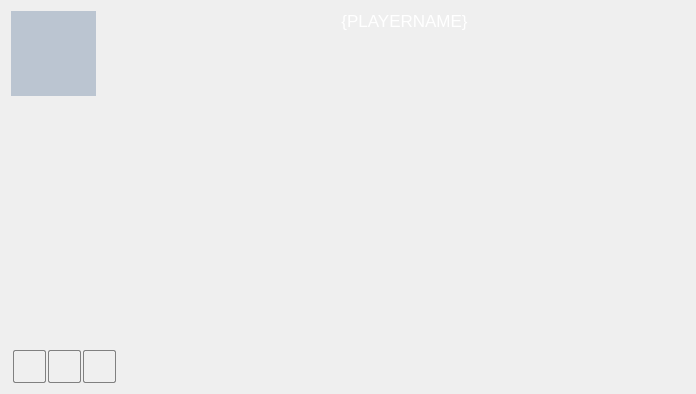
<?xml version="1.0" encoding="UTF-8"?>
<ui version="4.0">
 <class>LocalPlayerWidget</class>
 <widget class="QWidget" name="LocalPlayerWidget">
  <property name="geometry">
   <rect>
    <x>0</x>
    <y>0</y>
    <width>696</width>
    <height>394</height>
   </rect>
  </property>
  <property name="sizePolicy">
   <sizepolicy hsizetype="Preferred" vsizetype="Preferred">
    <horstretch>0</horstretch>
    <verstretch>0</verstretch>
   </sizepolicy>
  </property>
  <property name="minimumSize">
   <size>
    <width>0</width>
    <height>0</height>
   </size>
  </property>
  <property name="baseSize">
   <size>
    <width>0</width>
    <height>0</height>
   </size>
  </property>
  <property name="windowTitle">
   <string>Form</string>
  </property>
  <property name="styleSheet">
   <string notr="true">QToolButton {
	width: 28px;
	height: 28px;
	border: 1px solid gray;
	border-radius: 2px;
    background-color: qlineargradient(x1: 0, y1: 0, x2: 0, y2: 1,
                                       stop: 0 #f6f7fa, stop: 1 #dadbde);

}
QToolButton:pressed {
	background-color: qlineargradient(x1: 0, y1: 0, x2: 0, y2: 1,
                                       stop: 0 #dadbde, stop: 1 #f6f7fa);
 }

QToolButton:checked {
	background-color: qlineargradient(x1: 0, y1: 0, x2: 0, y2: 1,
                                       stop: 0 #da5b5e, stop: 1 #f6676a);
}

QToolButton:default {
     border-color: navy; 
}</string>
  </property>
  <layout class="QHBoxLayout" name="horizontalLayout_3">
   <property name="spacing">
    <number>4</number>
   </property>
   <item>
    <layout class="QGridLayout" name="gridLayout">
     <property name="horizontalSpacing">
      <number>4</number>
     </property>
     <property name="verticalSpacing">
      <number>0</number>
     </property>
     <item row="1" column="0" colspan="2">
      <layout class="QHBoxLayout" name="horizontalLayout_2">
       <item>
        <widget class="QToolButton" name="mp_buttonEndTurn">
         <property name="toolTip">
          <string>End of your turn</string>
         </property>
         <property name="styleSheet">
          <string/>
         </property>
         <property name="icon">
          <iconset resource="resources/client.qrc">
           <normaloff>:/icons/turn.png</normaloff>:/icons/turn.png</iconset>
         </property>
         <property name="iconSize">
          <size>
           <width>33</width>
           <height>33</height>
          </size>
         </property>
        </widget>
       </item>
       <item>
        <widget class="QToolButton" name="mp_buttonPass">
         <property name="toolTip">
          <string>Do not react - you will lose a life point,</string>
         </property>
         <property name="icon">
          <iconset resource="resources/client.qrc">
           <normaloff>:/icons/pass.png</normaloff>:/icons/pass.png</iconset>
         </property>
         <property name="iconSize">
          <size>
           <width>33</width>
           <height>33</height>
          </size>
         </property>
        </widget>
       </item>
       <item>
        <widget class="QToolButton" name="mp_buttonDiscard">
         <property name="toolTip">
          <string>Discard cards before end of your turn.</string>
         </property>
         <property name="icon">
          <iconset resource="resources/client.qrc">
           <normaloff>:/icons/discard.png</normaloff>:/icons/discard.png</iconset>
         </property>
         <property name="iconSize">
          <size>
           <width>33</width>
           <height>33</height>
          </size>
         </property>
         <property name="checkable">
          <bool>true</bool>
         </property>
        </widget>
       </item>
      </layout>
     </item>
     <item row="0" column="0">
      <layout class="QVBoxLayout" name="verticalLayout_3">
       <property name="spacing">
        <number>2</number>
       </property>
       <item>
        <widget class="QLabel" name="mp_labelAvatar">
         <property name="sizePolicy">
          <sizepolicy hsizetype="Fixed" vsizetype="Fixed">
           <horstretch>0</horstretch>
           <verstretch>0</verstretch>
          </sizepolicy>
         </property>
         <property name="minimumSize">
          <size>
           <width>85</width>
           <height>85</height>
          </size>
         </property>
         <property name="maximumSize">
          <size>
           <width>85</width>
           <height>85</height>
          </size>
         </property>
         <property name="styleSheet">
          <string notr="true">background-color: rgba(30, 70, 120, 64);
color: white;
font: oblique 7pt &quot;DejaVu Sans&quot;;</string>
         </property>
         <property name="text">
          <string/>
         </property>
         <property name="textFormat">
          <enum>Qt::PlainText</enum>
         </property>
         <property name="alignment">
          <set>Qt::AlignCenter</set>
         </property>
        </widget>
       </item>
       <item>
        <widget class="client::CardWidget" name="mp_roleCardWidget" native="true"/>
       </item>
       <item>
        <spacer name="verticalSpacer_2">
         <property name="orientation">
          <enum>Qt::Vertical</enum>
         </property>
         <property name="sizeHint" stdset="0">
          <size>
           <width>20</width>
           <height>0</height>
          </size>
         </property>
        </spacer>
       </item>
      </layout>
     </item>
     <item row="0" column="1">
      <layout class="QVBoxLayout" name="verticalLayout_2">
       <item>
        <widget class="client::CharacterWidget" name="mp_characterWidget" native="true"/>
       </item>
       <item>
        <spacer name="verticalSpacer_3">
         <property name="orientation">
          <enum>Qt::Vertical</enum>
         </property>
         <property name="sizeHint" stdset="0">
          <size>
           <width>20</width>
           <height>0</height>
          </size>
         </property>
        </spacer>
       </item>
      </layout>
     </item>
    </layout>
   </item>
   <item>
    <layout class="QVBoxLayout" name="verticalLayout">
     <item>
      <layout class="QHBoxLayout" name="horizontalLayout">
       <property name="spacing">
        <number>0</number>
       </property>
       <item>
        <widget class="QLabel" name="mp_labelPlayerName">
         <property name="sizePolicy">
          <sizepolicy hsizetype="Expanding" vsizetype="Fixed">
           <horstretch>0</horstretch>
           <verstretch>0</verstretch>
          </sizepolicy>
         </property>
         <property name="font">
          <font>
           <pointsize>13</pointsize>
          </font>
         </property>
         <property name="styleSheet">
          <string notr="true">color: white;</string>
         </property>
         <property name="frameShape">
          <enum>QFrame::NoFrame</enum>
         </property>
         <property name="text">
          <string>{PLAYERNAME}</string>
         </property>
         <property name="scaledContents">
          <bool>false</bool>
         </property>
         <property name="alignment">
          <set>Qt::AlignHCenter|Qt::AlignTop</set>
         </property>
        </widget>
       </item>
      </layout>
     </item>
     <item>
      <spacer name="verticalSpacer">
       <property name="orientation">
        <enum>Qt::Vertical</enum>
       </property>
       <property name="sizeHint" stdset="0">
        <size>
         <width>20</width>
         <height>0</height>
        </size>
       </property>
      </spacer>
     </item>
     <item>
      <widget class="client::CardListWidget" name="mp_table" native="true">
       <property name="sizePolicy">
        <sizepolicy hsizetype="Expanding" vsizetype="Fixed">
         <horstretch>0</horstretch>
         <verstretch>0</verstretch>
        </sizepolicy>
       </property>
       <property name="minimumSize">
        <size>
         <width>0</width>
         <height>75</height>
        </size>
       </property>
      </widget>
     </item>
     <item>
      <widget class="client::CardListWidget" name="mp_hand" native="true">
       <property name="sizePolicy">
        <sizepolicy hsizetype="Expanding" vsizetype="Fixed">
         <horstretch>0</horstretch>
         <verstretch>0</verstretch>
        </sizepolicy>
       </property>
       <property name="minimumSize">
        <size>
         <width>0</width>
         <height>75</height>
        </size>
       </property>
      </widget>
     </item>
    </layout>
   </item>
  </layout>
 </widget>
 <customwidgets>
  <customwidget>
   <class>client::CharacterWidget</class>
   <extends>QWidget</extends>
   <header>characterwidget.h</header>
   <container>1</container>
  </customwidget>
  <customwidget>
   <class>client::CardListWidget</class>
   <extends>QWidget</extends>
   <header>cardlistwidget.h</header>
   <container>1</container>
  </customwidget>
  <customwidget>
   <class>client::CardWidget</class>
   <extends>QWidget</extends>
   <header>cardwidget.h</header>
   <container>1</container>
  </customwidget>
 </customwidgets>
 <resources>
  <include location="resources/client.qrc"/>
 </resources>
 <connections/>
</ui>
